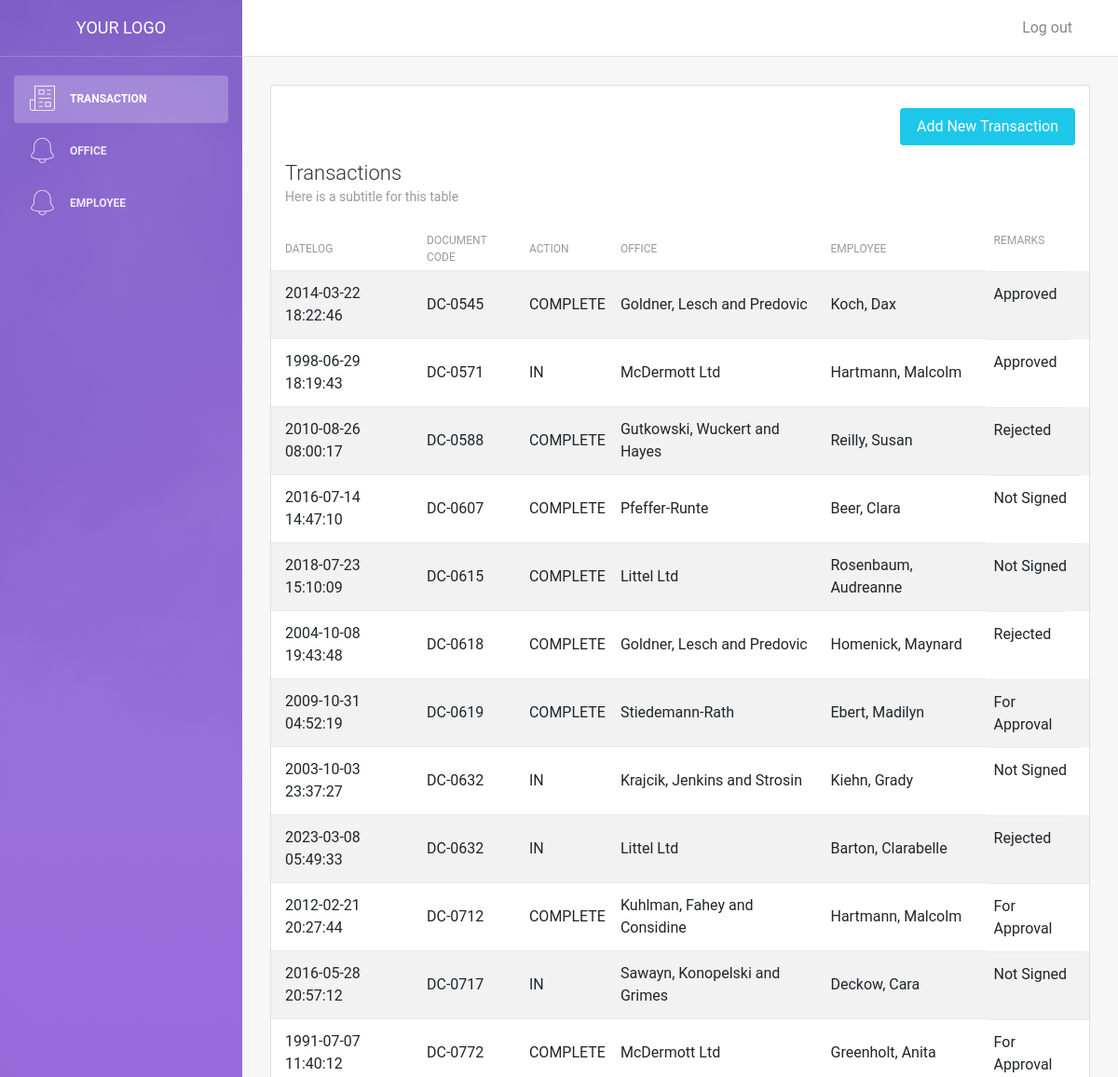
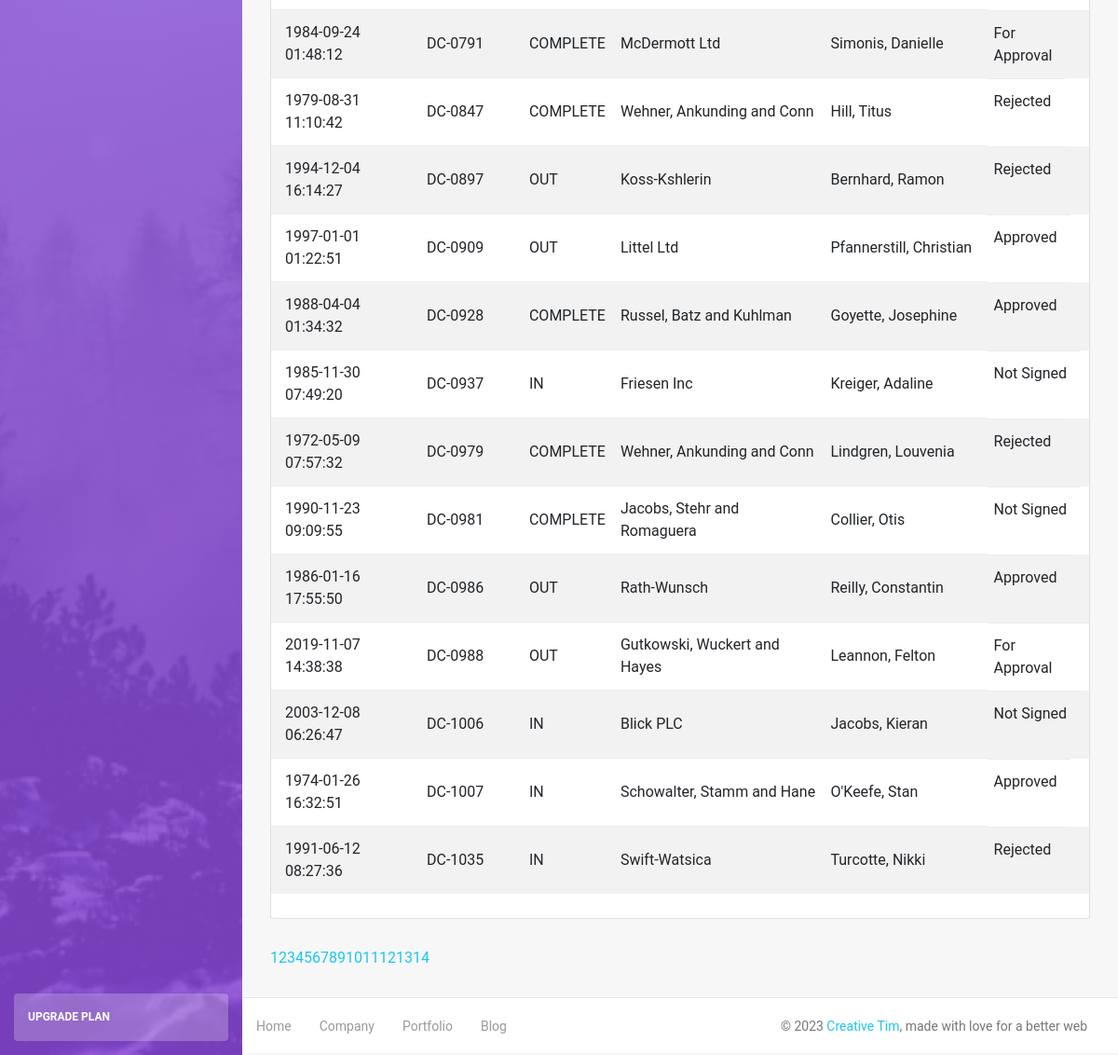
/transaction.php?page=2, run on the app's committed database (2 pictures, top to bottom).
### tables this page shows
CREATE TABLE `transaction` (
  `id` int NOT NULL AUTO_INCREMENT,
  `employee_id` int DEFAULT NULL,
  `office_id` int DEFAULT NULL,
  `datelog` datetime DEFAULT CURRENT_TIMESTAMP,
  `action` enum('IN','OUT','COMPLETE') DEFAULT NULL,
  `remarks` varchar(100) DEFAULT NULL,
  `documentcode` varchar(45) NOT NULL,
  PRIMARY KEY (`id`)
);

CREATE TABLE `office` (
  `id` int NOT NULL AUTO_INCREMENT,
  `name` varchar(500) NOT NULL,
  `contactnum` varchar(500) DEFAULT NULL,
  `email` varchar(500) DEFAULT NULL,
  `address` varchar(500) DEFAULT NULL,
  `city` varchar(500) DEFAULT NULL,
  `country` varchar(500) DEFAULT NULL,
  `postal` int DEFAULT NULL,
  PRIMARY KEY (`id`)
);

### transaction.php (the view, shortened to what this page needs)
<!DOCTYPE html>
<html lang="en">
<head>
    <link rel="stylesheet" href="https://maxcdn.bootstrapcdn.com/font-awesome/latest/css/font-awesome.min.css" />
    <link href="assets/css/bootstrap.min.css" rel="stylesheet" />
    <link href="assets/css/light-bootstrap-dashboard.css?v=2.0.0 " rel="stylesheet" />
    <link href="assets/css/demo.css" rel="stylesheet" />
</head>
<body>
    <?php
    require 'config/db.php';
    $results_per_page = 25;
    $query = 'SELECT * FROM transaction';
    $result = mysqli_query($conn, $query);
    $number_of_result = mysqli_num_rows($result);
    $number_of_page = ceil($number_of_result / $results_per_page);
    if (!isset($_GET['page'])) {
        $page = 1;
    } else {
        $page = $_GET['page'];
    }
    $page_first_result = ($page - 1) * $results_per_page;
    $query =
        'SELECT transaction.datelog, transaction.documentcode, transaction.action, transaction.remarks, office.name as office_name, CONCAT(employee.lastname, ", ", employee.firstname) as employee_fullname FROM employee, office, transaction
        WHERE transaction.employee_id=employee.id and transaction.office_id=office.id ORDER BY transaction.documentcode, transaction.datelog LIMIT ' .
        $page_first_result .
        ',' .
        $results_per_page .
        '';
    $result = mysqli_query($conn, $query);
    $transactions = mysqli_fetch_all($result, MYSQLI_ASSOC);
    ?>
    <div class="wrapper">
        <div class="sidebar" data-image="assets/img/sidebar-5.jpg">
            <div class="sidebar-wrapper">
                <?php include 'includes/sidebar.php'; ?>
            </div>
        </div>
        <div class="main-panel">
            <?php include 'includes/navbar.php'; ?>
            <div class="content">
                <div class="container-fluid">
                    <div class="row">
                        <div class="col-md-12">
                            <div class="card strpied-tabled-with-hover">
                                <br />
                                <div class="col-md-12">
                                    <a href="transaction-add.php">
                                        <button type="submit" class="btn btn-info btn-fill pull-right">Add New
                                            Transaction</button>
                                    </a>
                                </div>
                                <div class="card-header ">
                                    <h4 class="card-title">Transactions</h4>
                                    <p class="card-category">Here is a subtitle for this table</p>
                                </div>
                                <div class="card-body table-full-width table-responsive">
                                    <table class="table table-hover table-striped">
                                        <thead>
                                            <th>Datelog</th>
                                            <th>Document Code</th>
                                            <th>Action</th>
                                            <th>Office</th>
                                            <th>Employee</th>
                                            <th>Remarks</th>
                                        </thead>
                                        <tbody>
                                            <?php foreach (
                                                $transactions
                                                as $transaction
                                            ): ?>
                                            <tr>
                                                <td><?php echo $transaction[
                                                    'datelog'
                                                ]; ?></td>
                                                <td><?php echo $transaction[
                                                    'documentcode'
                                                ]; ?></td>
                                                <td><?php echo $transaction[
                                                    'action'
                                                ]; ?></td>
                                                <td><?php echo $transaction[
                                                    'office_name'
                                                ]; ?></td>
                                                <td><?php echo $transaction[
                                                    'employee_fullname'
                                                ]; ?></td>
                                                <td><?php echo $transaction[
                                                    'remarks'
                                                ]; ?></td>
                                            </tr>
                                            <?php endforeach; ?>
                                        </tbody>
                                    </table>
                                </div>
                            </div>
                        </div>
                    </div>
                    <?php for ($page = 1; $page <= $number_of_page; $page++) {
                        echo '<a href = "transaction.php?page=' .
                            $page .
                            '">' .
                            $page .
                            '</a>';
                    } ?>
                </div>
            </div>
            <footer class="footer">
                <div class="container-fluid">
                    <nav>
                        <ul class="footer-menu">
                            <li>
                                <a href="#">
                                    Home
                                </a>
                            </li>
                            <li>
                                <a href="#">
                                    Company
                                </a>
                            </li>
                            <li>
                                <a href="#">
                                    Portfolio
                                </a>
                            </li>
                            <li>
                                <a href="#">
                                    Blog
                                </a>
                            </li>
                        </ul>
                        <p class="copyright text-center">
                            ©
                            <a href="http://www.creative-tim.com">Creative Tim</a>, made with love for a better web
                        </p>
                    </nav>
                </div>
            </footer>
        </div>
    </div>
</body>
</html>

### data on the page
transaction: datelog "2014-03-22 18:22:46", documentcode "DC-0545", action "COMPLETE", office.name "Goldner, Lesch and Predovic", transaction "Koch, Dax", remarks "Approved"
transaction: datelog "1998-06-29 18:19:43", documentcode "DC-0571", action "IN", office.name "McDermott Ltd", transaction "Hartmann, Malcolm", remarks "Approved"
transaction: datelog "2010-08-26 08:00:17", documentcode "DC-0588", action "COMPLETE", office.name "Gutkowski, Wuckert and Hayes", transaction "Reilly, Susan", remarks "Rejected"
transaction: datelog "2016-07-14 14:47:10", documentcode "DC-0607", action "COMPLETE", office.name "Pfeffer-Runte", transaction "Beer, Clara", remarks "Not Signed"
transaction: datelog "2018-07-23 15:10:09", documentcode "DC-0615", action "COMPLETE", office.name "Littel Ltd", transaction "Rosenbaum, Audreanne", remarks "Not Signed"
transaction: datelog "2004-10-08 19:43:48", documentcode "DC-0618", action "COMPLETE", office.name "Goldner, Lesch and Predovic", transaction "Homenick, Maynard", remarks "Rejected"
transaction: datelog "2009-10-31 04:52:19", documentcode "DC-0619", action "COMPLETE", office.name "Stiedemann-Rath", transaction "Ebert, Madilyn", remarks "For Approval"
transaction: datelog "2003-10-03 23:37:27", documentcode "DC-0632", action "IN", office.name "Krajcik, Jenkins and Strosin", transaction "Kiehn, Grady", remarks "Not Signed"
transaction: datelog "2023-03-08 05:49:33", documentcode "DC-0632", action "IN", office.name "Littel Ltd", transaction "Barton, Clarabelle", remarks "Rejected"
transaction: datelog "2012-02-21 20:27:44", documentcode "DC-0712", action "COMPLETE", office.name "Kuhlman, Fahey and Considine", transaction "Hartmann, Malcolm", remarks "For Approval"
transaction: datelog "2016-05-28 20:57:12", documentcode "DC-0717", action "IN", office.name "Sawayn, Konopelski and Grimes", transaction "Deckow, Cara", remarks "Not Signed"
transaction: datelog "1991-07-07 11:40:12", documentcode "DC-0772", action "COMPLETE", office.name "McDermott Ltd", transaction "Greenholt, Anita", remarks "For Approval"
transaction: datelog "1984-09-24 01:48:12", documentcode "DC-0791", action "COMPLETE", office.name "McDermott Ltd", transaction "Simonis, Danielle", remarks "For Approval"
transaction: datelog "1979-08-31 11:10:42", documentcode "DC-0847", action "COMPLETE", office.name "Wehner, Ankunding and Conn", transaction "Hill, Titus", remarks "Rejected"
transaction: datelog "1994-12-04 16:14:27", documentcode "DC-0897", action "OUT", office.name "Koss-Kshlerin", transaction "Bernhard, Ramon", remarks "Rejected"
transaction: datelog "1997-01-01 01:22:51", documentcode "DC-0909", action "OUT", office.name "Littel Ltd", transaction "Pfannerstill, Christian", remarks "Approved"
transaction: datelog "1988-04-04 01:34:32", documentcode "DC-0928", action "COMPLETE", office.name "Russel, Batz and Kuhlman", transaction "Goyette, Josephine", remarks "Approved"
transaction: datelog "1985-11-30 07:49:20", documentcode "DC-0937", action "IN", office.name "Friesen Inc", transaction "Kreiger, Adaline", remarks "Not Signed"
transaction: datelog "1972-05-09 07:57:32", documentcode "DC-0979", action "COMPLETE", office.name "Wehner, Ankunding and Conn", transaction "Lindgren, Louvenia", remarks "Rejected"
transaction: datelog "1990-11-23 09:09:55", documentcode "DC-0981", action "COMPLETE", office.name "Jacobs, Stehr and Romaguera", transaction "Collier, Otis", remarks "Not Signed"
transaction: datelog "1986-01-16 17:55:50", documentcode "DC-0986", action "OUT", office.name "Rath-Wunsch", transaction "Reilly, Constantin", remarks "Approved"
transaction: datelog "2019-11-07 14:38:38", documentcode "DC-0988", action "OUT", office.name "Gutkowski, Wuckert and Hayes", transaction "Leannon, Felton", remarks "For Approval"
transaction: datelog "2003-12-08 06:26:47", documentcode "DC-1006", action "IN", office.name "Blick PLC", transaction "Jacobs, Kieran", remarks "Not Signed"
transaction: datelog "1974-01-26 16:32:51", documentcode "DC-1007", action "IN", office.name "Schowalter, Stamm and Hane", transaction "O'Keefe, Stan", remarks "Approved"
transaction: datelog "1991-06-12 08:27:36", documentcode "DC-1035", action "IN", office.name "Swift-Watsica", transaction "Turcotte, Nikki", remarks "Rejected"
